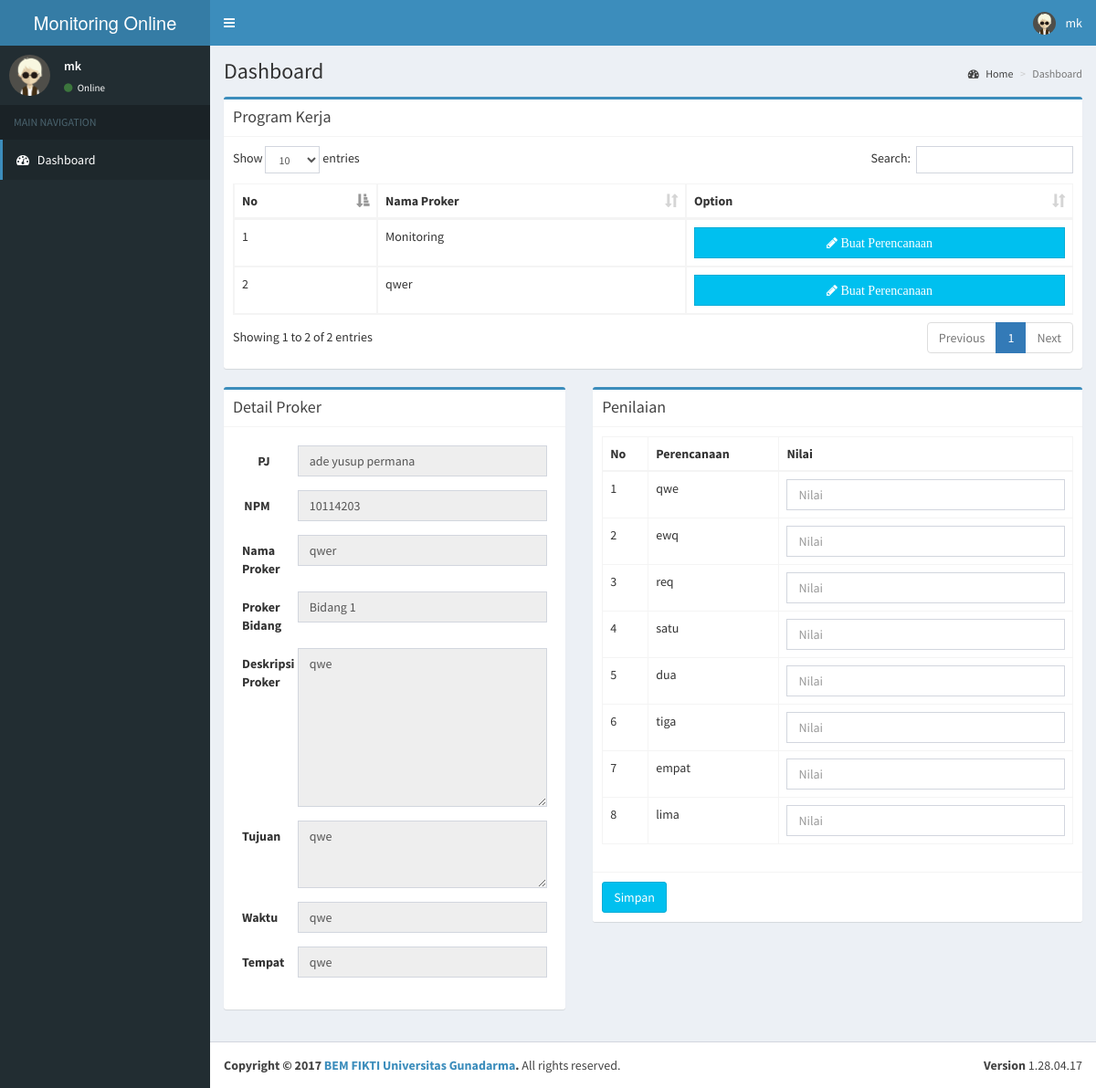
Screenshot of /pages/mk/index.php?id=6 (signed in) with the database file from the repository.
### tables this page shows
CREATE TABLE `user` (
  `nama` varchar(255) NOT NULL,
  `npm` varchar(15) NOT NULL,
  `bidang` int(1) NOT NULL,
  `username` varchar(255) NOT NULL,
  `hash` varchar(255) NOT NULL,
  `level` int(2) NOT NULL,
  `status` int(2) NOT NULL
);

CREATE TABLE `list_proker` (
  `id_proker` int(11) NOT NULL,
  `nama_proker` varchar(255) NOT NULL,
  `deskripsi` text NOT NULL,
  `tujuan` varchar(255) NOT NULL,
  `pj` varchar(255) NOT NULL,
  `npm_pj` varchar(255) NOT NULL,
  `waktu` varchar(255) NOT NULL,
  `tempat` varchar(255) NOT NULL,
  `bidang` varchar(255) NOT NULL,
  `divisi` varchar(255) NOT NULL,
  `p_penilaian` int(11) NOT NULL,
  `tahun` int(25) NOT NULL
);

CREATE TABLE `objektif` (
  `id_objektif` int(11) NOT NULL,
  `id_proker` int(11) NOT NULL,
  `pertanyaan` varchar(255) NOT NULL,
  `nilai` int(11) NOT NULL,
  `periode` varchar(255) NOT NULL,
  `stat` int(11) NOT NULL
);

### pages/include/session.php (called while the page is built, shortened)
<?php
   include('../conf/conn.php');
   	$title = "Monitoring Online";
    $user_check = $_SESSION['username'];
    $query = $conn->prepare('SELECT * FROM user WHERE username = ?');
    $query->bind_param('s', $user_check);
    $query->execute();
    $result=$query->get_result();
	  $jumrow=$result->num_rows;
	    if($jumrow > 0){
	    	$row=$result->fetch_array();
	        $nama = $row['nama'];
    	}
?>

### pages/mk/index.php (the view, shortened to what this page needs)
<?php include ('../include/session.php'); ?>
<!DOCTYPE html>
<html>
<head>
  <link rel="stylesheet" href="../../bootstrap/css/bootstrap.min.css">
  <link rel="stylesheet" href="https://cdnjs.cloudflare.com/ajax/libs/font-awesome/4.5.0/css/font-awesome.min.css">
  <link rel="stylesheet" href="../../plugins/datatables/dataTables.bootstrap.css">
  <link rel="stylesheet" href="https://cdnjs.cloudflare.com/ajax/libs/ionicons/2.0.1/css/ionicons.min.css">
  <link rel="stylesheet" href="../../dist/css/AdminLTE.min.css">
  <link rel="stylesheet" href="../../dist/css/skins/_all-skins.min.css">
</head>
<body class="hold-transition skin-blue fixed sidebar-mini">
<div class="wrapper">
  <header class="main-header">
    <a href="index.php" class="logo">
      <span class="logo-lg"><?php echo "$title"; ?></span>
    </a>
    <nav class="navbar navbar-static-top">
      <a href="#" class="sidebar-toggle" data-toggle="offcanvas" role="button">
      </a>
      <div class="navbar-custom-menu">
        <ul class="nav navbar-nav">
          <li class="dropdown user user-menu">
            <a href="#" class="dropdown-toggle" data-toggle="dropdown">
              <img src="../../dist/img/user2-160x160.jpg" class="user-image" alt="User Image">
              <span class="hidden-xs"><?php echo "$nama"; ?></span>
            </a>
          </li>
        </ul>
      </div>
    </nav>
  </header>
  <aside class="main-sidebar">
    <section class="sidebar">
      <div class="user-panel">
        <div class="pull-left image">
          <img src="../../dist/img/user2-160x160.jpg" class="img-circle" alt="User Image">
        </div>
        <div class="pull-left info">
          <p><?php echo "$nama"; ?></p>
          <a href="#"><i class="fa fa-circle text-success"></i> Online</a>
        </div>
      </div>
      <ul class="sidebar-menu">
        <li class="header">MAIN NAVIGATION</li>
        <li class="active"><a href="index.php"><i class="fa fa-dashboard"></i> <span>Dashboard</span></a></li>
      </ul>
    </section>
  </aside>
  <div class="content-wrapper">
    <section class="content-header">
      <h1>
        Dashboard
      </h1>
      <ol class="breadcrumb">
        <li><a href="index.php"><i class="fa fa-dashboard"></i> Home</a></li>
        <li class="active">Dashboard</li>
      </ol>
    </section>
    <section class="content">
     <div class="row">
        <div class="col-md-12">
          <div class="box box-primary">
            <div class="box-header with-border">
                <h3 class="box-title">Program Kerja</h3>
            </div>
            <div class="box-body">
              <table id="example1" class="table table-bordered table-hover">
                <thead>
                  <tr>
                    <th>No</th>
                    <th>Nama Proker</th>
                    <th>Option</th>
                  </tr>
                </thead>
                <tbody>
                  <?php
                  $query = $conn->prepare('SELECT * FROM list_proker');
                      $query->execute();
                      $result=$query->get_result();
                      $jumrow=$result->num_rows;
                      $no = 1;
                        if($jumrow > 0){
                          while($row=$result->fetch_array()){
                          $id = $row['id_proker'];
                          $namaproker = $row['nama_proker'];
                           echo '
                          <tr>
                            <td>'.$no++.'</td>
                            <td>'.$namaproker.'</td>
                            <td align="center">
                            <a href="index.php?id='.$id.'" class="btn btn-info btn-block btn-flat pull-left"><i class="fa fa-pencil"> Buat Perencanaan</i></a>
                            </td>
                          </tr>
                           ';
                          }
                        }
                    ?>
                </tbody>
              </table>
            </div>
          </div>
        </div>
        <?php
                if (isset($_GET['id'])) {
                $idproker = $_GET['id'];
                $query = $conn->prepare('SELECT * FROM list_proker WHERE id_proker = ?');
                $query->bind_param('s', $idproker);
                $query->execute();
                $result=$query->get_result();
                $jumrow=$result->num_rows;
                    if($jumrow > 0){
                      $row=$result->fetch_array();
                      $pj = $row['pj'];
                      $pjnpm = $row['npm_pj'];
                      $namaproker = $row['nama_proker'];
                      $bidang = $row['bidang'];
                      $tujuan = $row['tujuan'];
                      $deskripsi = $row['deskripsi'];
                      $waktu = $row['waktu'];
                      $tempat = $row['tempat'];
                    }
                ?>
                <div class="col-md-5">
                  <div class="box box-primary">
                <div class="box-header with-border">
                    <h3 class="box-title">Detail Proker</h3>
                </div>
                <div class="box-body">
                <form class="form-horizontal" method="POST">
                  <div class="box-body">
                    <div class="form-group">
                      <label class="col-sm-2 control-label">PJ</label>
                      <div class="col-sm-10">
                        <input name="nama" type="text" class="form-control" value="<?php echo "$pj"; ?>" disabled>
                      </div>
                    </div>
                    <div class="form-group">
                      <label class="col-sm-2 control-label">NPM</label>
                      <div class="col-sm-10">
                        <input name="npm" type="text" class="form-control" value="<?php echo "$pjnpm"; ?>" disabled>
                      </div>
                    </div>
                    <div class="form-group">
                      <label class="col-sm-2 control-label">Nama Proker</label>
                      <div class="col-sm-10">
                        <input name="nama-proker" type="text" class="form-control" value="<?php echo "$namaproker"; ?>" disabled>
                      </div>
                    </div>
                    <div class="form-group">
                      <label class="col-sm-2 control-label">Proker Bidang</label>
                      <div class="col-sm-10">
                        <input name="bidang" type="text" class="form-control" value="<?php echo "$bidang"; ?>" disabled>
                      </div>
                    </div>
                    <div class="form-group">
                      <label class="col-sm-2 control-label">Deskripsi Proker</label>
                      <div class="col-sm-10">
                        <textarea name="deskripsi" class="form-control" rows="8" placeholder="Deskipsi" disabled><?php echo "$deskripsi"; ?></textarea>
                      </div>
                    </div>
                    <div class="form-group">
                      <label class="col-sm-2 control-label">Tujuan</label>
                      <div class="col-sm-10">
                        <textarea name="tujuan" class="form-control" rows="3" placeholder="Tujuan" disabled><?php echo "$tujuan"; ?></textarea>
                      </div>
                    </div>
                    <div class="form-group">
                      <label class="col-sm-2 control-label">Waktu</label>
                      <div class="col-sm-10">
                        <input name="waktu" type="text" class="form-control" placeholder="Waktu Pelaksanaan" value="<?php echo "$waktu"; ?>" disabled>
                      </div>
                    </div>
                    <div class="form-group">
                      <label class="col-sm-2 control-label">Tempat</label>
                      <div class="col-sm-10">
                        <input name="tempat" type="text" class="form-control" placeholder="Tempat Pelaksanaan" value="<?php echo "$tempat"; ?>" disabled>
                      </div>
                    </div>
                  </div>
                </form>
              </div>
              </div>
            </div>
            <div class="col-md-7">
              <div class="box box-primary">
                <div class="box-header with-border">
                  <h3 class="box-title">Penilaian</h3>
                </div>
                <div class="box-body">
                  <form class="form-horizontal" method="POST">
                  <table id="example1" class="table table-bordered table-hover">
                  <thead>
                    <tr>
                      <th>No</th>
                      <th>Perencanaan</th>
                      <th>Nilai</th>
                    </tr>
                  </thead>
                  <tbody>
                    <?php
                    $stat = 1;
                    $no = 1;
                    $query = $conn->prepare('SELECT * FROM objektif WHERE id_proker = '.$idproker.' and stat= '.$stat.' ');
                    $query->execute();
                    $result=$query->get_result();
                    $jumrow=$result->num_rows;
                        if($jumrow > 0){
                          while ($row=$result->fetch_array()){
                            $pertanyaan = $row['pertanyaan'];
                            $id_objektif = $row['id_objektif'];
                            $x = $no++;
                            echo '
                            <input type="hidden" name="id_objektif['.$x.']" value="'.$id_objektif.'">
                              <tr>
                                <td>'.$x.'</td>
                                <td>'.$pertanyaan.'</td>
                                <td><input name="nilai['.$x.']" type="text" class="form-control" placeholder="Nilai"</td>
                              </tr>
                            ';
                          }
                    }
                    ?>
                    </tbody>
                  </table>
                  </div>
                  <div class="box-footer">
                      <input name="save" type="submit" class="btn btn-info pull-left" value="Simpan">
                  </div>
                </div>
              </div>
            <?php
                }
              ?>
      </div>
    </section>
  </div>
  <footer class="main-footer">
    <div class="pull-right hidden-xs">
      <b>Version</b> 1.28.04.17
    </div>
    <strong>Copyright &copy; 2017 <a href="http://fikti.bem.gunadarma.ac.id/" target="_blank">BEM FIKTI Universitas Gunadarma</a>.</strong> All rights
    reserved.
  </footer>
</div>
</body>
</html>

### rows the page displays
user: nama "mk"
list_proker: nama_proker "Monitoring"
list_proker: nama_proker "qwer", nama "ade yusup permana", npm "10114203", nama-proker "qwer", bidang "Bidang 1", deskripsi "qwe", tujuan "qwe", waktu "qwe", tempat "qwe"
objektif: x "1", pertanyaan "qwe"
objektif: x "2", pertanyaan "ewq"
objektif: x "3", pertanyaan "req"
objektif: x "4", pertanyaan "satu"
objektif: x "5", pertanyaan "dua"
objektif: x "6", pertanyaan "tiga"
objektif: x "7", pertanyaan "empat"
objektif: x "8", pertanyaan "lima"

### other values shown
$title "Monitoring Online"
